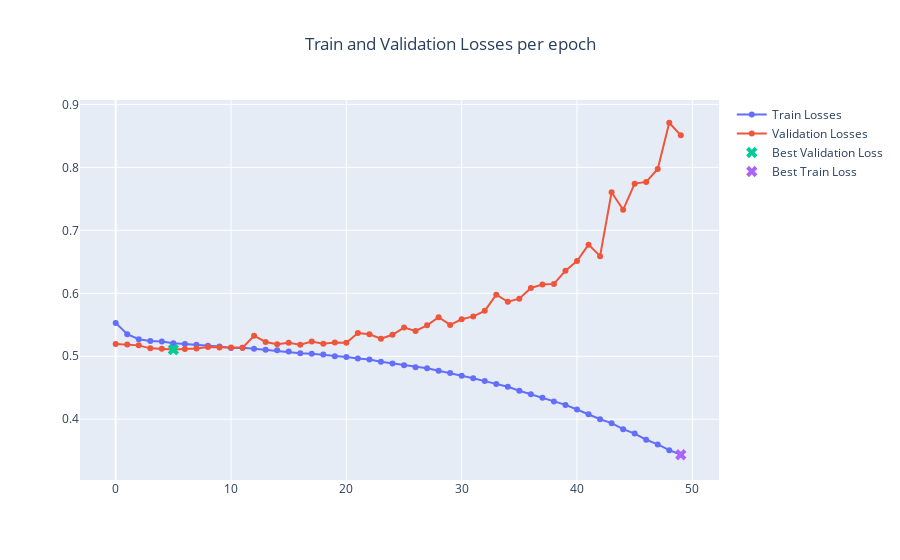

Notebook cell for this chart:
### Code cell
from utils.interactive import plot_interactive_epoch_losses
plot_interactive_epoch_losses(trn_epoch_losses, val_epoch_losses)

### Figure 1 — Plotly figure (JSON) as saved in the notebook; plotly's stock layout.template omitted (floating-point values rounded to 4 significant figures)
{"data": [{"mode": "lines+markers", "name": "Train Losses", "type": "scatter", "y": [0.553, 0.5351, 0.527, 0.5244, 0.5235, 0.5208, 0.5193, 0.5181, 0.5168, 0.5154, 0.5132, 0.5136, 0.5121, 0.5102, 0.5094, 0.5075, 0.5046, 0.5041, 0.5026, 0.5001, 0.4987, 0.4965, 0.4947, 0.4915, 0.4886, 0.4859, 0.4827, 0.481, 0.4769, 0.4732, 0.4689, 0.4649, 0.4605, 0.4558, 0.4515, 0.4453, 0.4399, 0.4341, 0.4281, 0.4228, 0.4155, 0.4078, 0.3999, 0.3938, 0.3842, 0.3772, 0.3674, 0.36, 0.3509, 0.3436]}, {"mode": "lines+markers", "name": "Validation Losses", "type": "scatter", "y": [0.5194, 0.5186, 0.5173, 0.5126, 0.5119, 0.5106, 0.5115, 0.5124, 0.5146, 0.5139, 0.5139, 0.5134, 0.5326, 0.5228, 0.5192, 0.5214, 0.5184, 0.5234, 0.52, 0.5219, 0.5213, 0.537, 0.535, 0.5277, 0.5341, 0.5456, 0.5402, 0.5491, 0.562, 0.5498, 0.5588, 0.5633, 0.5721, 0.5979, 0.5866, 0.5915, 0.6085, 0.6139, 0.615, 0.6359, 0.6513, 0.6772, 0.659, 0.7605, 0.7326, 0.7742, 0.7769, 0.7975, 0.8708, 0.8509]}, {"marker": {"size": 10, "symbol": "x"}, "mode": "markers", "name": "Best Validation Loss", "type": "scatter", "x": [5], "y": [0.5106]}, {"marker": {"size": 10, "symbol": "x"}, "mode": "markers", "name": "Best Train Loss", "type": "scatter", "x": [49], "y": [0.3436]}], "layout": {"title": {"text": "Train and Validation Losses per epoch", "x": 0.5}}}
